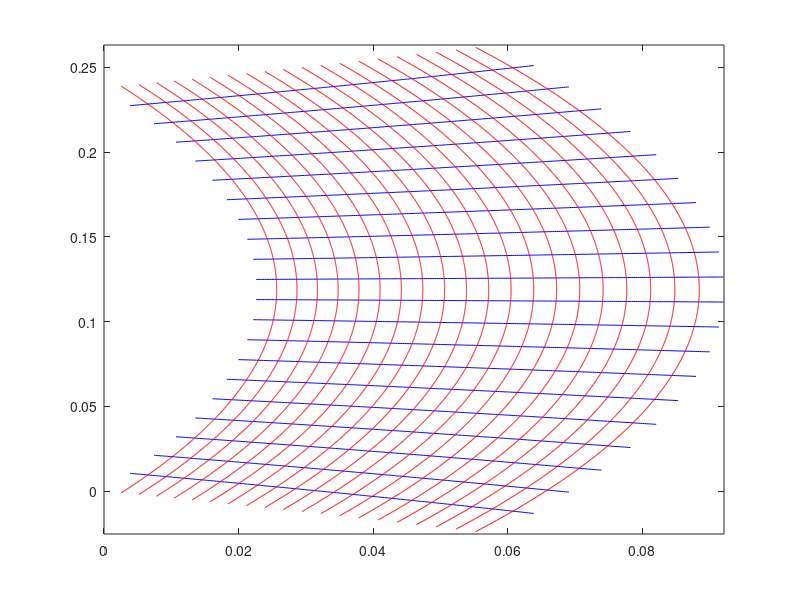

Write MATLAB code to recreate this figure.
clear
g = 9.81;
h = 1;
d = .5;


a = 10+h;
b = 10+h+d;

limZeta = [-5.-b,-a+5,0,2]*h;
limZeta = [a-5,b+5,0,2]*h;

limZeta = [-5,+5,a-1,b+1]*h;



C=0;
K = -2*d/pi;
% dff =@(zz) K*sqrt(zz-ic).*sqrt(zz+ic)./(sqrt(zz-ia).*sqrt(zz+ia).*sqrt(zz-ib).*sqrt(zz+ib));
% dff =@(zz) K*sqrt(zz-b).*sqrt(zz+a)./(zz.*sqrt(zz+b).*sqrt(zz-a));

dff =@(zz) K./sqrt(zz+b).*sqrt(zz+a)./zz.*sqrt(zz-a)./sqrt(zz-b);




nLines = 10;
nPoints = 200;




dzz = 0.01*h; 
zzr = limZeta(1):dzz:limZeta(2);
zzi = flipud((limZeta(3):dzz:limZeta(4)).');
% zzi = (limZeta(3):dzz:limZeta(4)).';
zz = zzr+1i*zzi;
[ny,nx] = size(zz);

df = dff(zz);

df_xh = .5*(df(1,1:nx-1)+df(1,2:nx));
df_yh = .5*(df(1:ny-1,:)+df(2:ny,:));
f = cumsum([0,df_xh.*diff(zzr)],2) + cumsum([zeros(1,nx);df_yh.*diff(1i*zzi)],1) + C; % integrating bottom-to-top

% f = f-mean(f);

% f = 1i*(d-h)+  2*d/pi*( sqrt(zz/d).*sqrt(1+zz/d)-log(sqrt(zz/d)+sqrt(1+zz/d)) ) ;


hf = figure('color','w');
contour(real(f),imag(f),real(zz),20,'b');hold on
contour(real(f),imag(f),imag(zz),20,'r');

return
